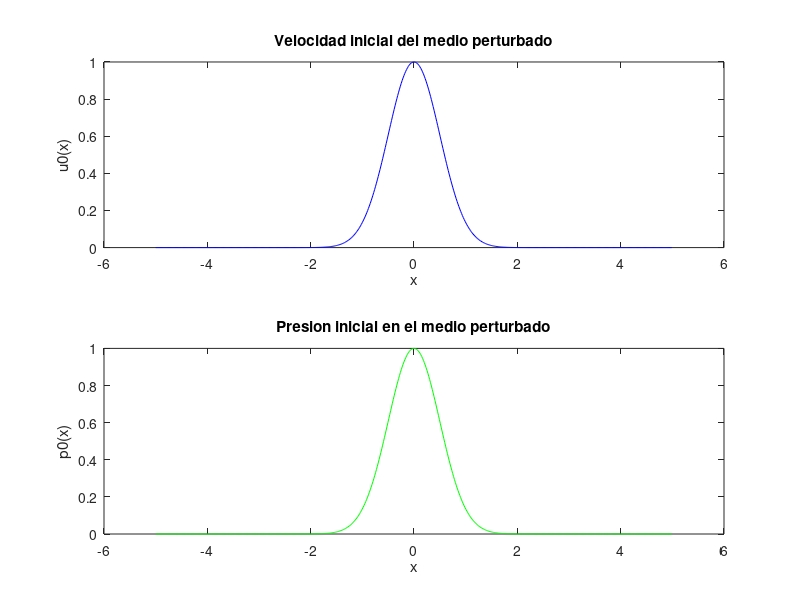

Write MATLAB code to recreate this figure. (Note: this script raises an error after producing the figure.)
clear all
close all

%%Resolucion del problema de Cauchy para las ecuaciones de la acustica
%%lineal con condiciones iniciales  u0, p0

% Definicion del dominio
a = -5;            % limite inferior del intervalo
b = 5;             % limite superior del intervalo

% Mallado del tiempo
dt = 0.00005;      % subintervalos de tiempo
t_max = 0.005;     % tiempo máximo de integracion

%Datos del problema
c0 = 343.2;         % velocidad del sonido en el agua
rho = 1.2754;         % densidad del agua

% Numero de Courant
cfl=1;

% Discretizacion a partir del numero de Courant
dx=c0*dt/cfl;
x = a:dx:b;
t = 0:dt:t_max;


%Condiciones iniciales
u0=@(x) exp(-2*x.^2);
p0=@(x) exp(-2*x.^2);

figure(1)
subplot(2,1,1)
plot(x, u0(x),'b')
xlabel('x'); ylabel('u0(x)');
title('Velocidad inicial del medio perturbado')
subplot(2,1,2)
plot(x, p0(x),'g')
xlabel('x'); ylabel('p0(x)');
title('Presion inicial en el medio perturbado')


% Solucion exacta del problema de Cauchy
[u,p]=sol_ex_C(rho,c0,u0,p0);
umax=max(u0(x));



%Inicializamos para utilizar el metodo de Godunov
w0=zeros(2,length(x));
wnm1=w0;
f=zeros(2,length(x)-1);

% Instante incial
w0(1,:)=u0(x);
w0(2,:)=p0(x);
wn=w0;

% Calculo de la matriz |A|
P=[1 -1; rho*c0 rho*c0];
A=[0 1/rho; rho*c0^2 0];
absA=P*diag([c0 c0])*P^(-1);

%Metodo de Godunov para un sistema lineal
for i=1:length(t)
    
    %Flujo numerico para el metodo de Godunov de un sistema lineal
    f(:,1:end)=0.5*(A*wn(:,1:end-1)+A*wn(:,2:end))-0.5*absA*(wn(:,2:end)-wn(:,1:end-1));
    
    %Calculo en el instante de tiempo siguiente
    wnm1(:,2:end-1)=wn(:,2:end-1)-dt/dx*(f(:,2:end)-f(:,1:end-1));
    
    %Condiciones de contorno
    wnm1(:,1)=wn(:,2);
    wnm1(:,end)=wn(:,end-1);
    
    %Representacion grafica 
    figure(2);
    tiledlayout(2, 1);
    nexttile
    plot(x, u(x,t(i)), 'ro'); % exacta
    hold on
    plot(x, wn(1,:), 'b'); % godunov
    legend('exacta','godunov')
    xlabel('x'); ylabel('u(x,t)');axis([a b 0 umax])
    title({'Velocidad del medio perturbado';['t = ', num2str(t(i))]});
    grid on;
    nexttile
    plot(x, p(x,t(i)), 'ro'); % exacta
    hold on
    plot(x, wn(2,:), 'b'); % godunov
    legend('exacta','godunov')
    xlabel('x'); ylabel('p(x,t)');%axis([a b -1e6 1e6])
    title({'Presión en el medio perturbado';['t = ', num2str(t(i))]});
    grid on;
    pause(0.1);
    
    % Actualizacion
    
    wn=wnm1;
end
   
    
    